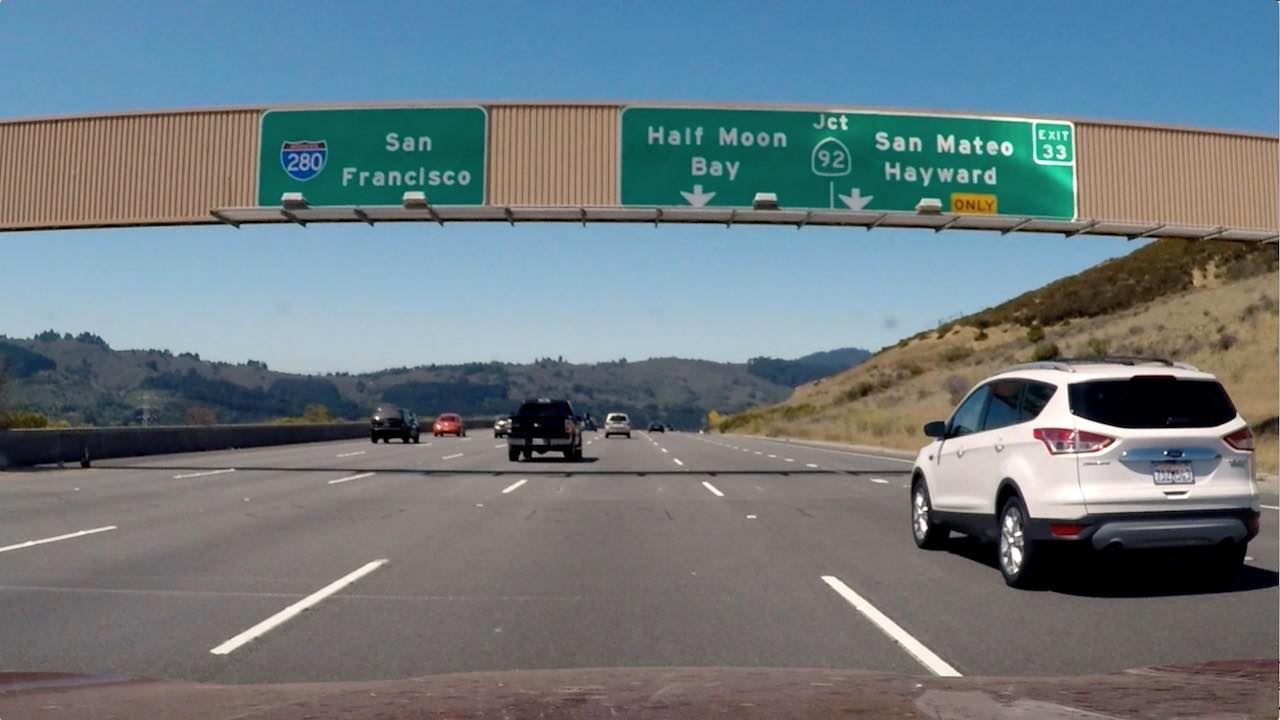
#> input picture signs_vehicles_xygrad.png, 1280 x 720 px
$ jupyter execute Task24.ipynb   (shell and % lines are left out)   (older library calls are emulated)
#> lines starting #> are read from the running program, lines starting #| are printed output that depends on the picture; after the words box and inside, x2 and y2 are one past the last pixel; in counts of white or black regions, pixels touching at a corner belong together
[cell 1]
import numpy as np
import cv2
import matplotlib.pyplot as plt
import matplotlib.image as mpimg
import pickle

[cell 2]
# Define a function that applies Sobel x and y,
# then computes the direction of the gradient
# and applies a threshold.
def dir_threshold(img, sobel_kernel=3, thresh=(0, np.pi/2)):

    # Apply the following steps to img
    # 2) Take the gradient in x and y separately
    sb_x = cv2.Sobel(img, cv2.CV_64F, 1, 0, ksize=sobel_kernel)
    sb_y = cv2.Sobel(img, cv2.CV_64F, 0, 1, ksize=sobel_kernel)
    # 3) Take the absolute value of the x and y gradients
    sb_x = np.absolute(sb_x)
    sb_y = np.absolute(sb_y)
    # 4) Use np.arctan2(abs_sobely, abs_sobelx) to calculate the direction of the gradient
    grads = np.arctan2(sb_y, sb_x)
    # 5) Create a binary mask where direction thresholds are met
    mask = np.zeros_like(grads)
    mask[ (grads >= thresh[0]) & (grads < thresh[1])] = 1
    # 6) Return this mask as your binary_output image
    return mask


# Define a function that applies Sobel x and y,
# then computes the magnitude of the gradient
# and applies a threshold
def mag_thresh(img, sobel_kernel=3, mag_thresh=(0, 255)):

    # Apply the following steps to img
    # 2) Take the gradient in x and y separately
    sb_x = cv2.Sobel(img, cv2.CV_64F, 1, 0, ksize=sobel_kernel)
    sb_y = cv2.Sobel(img, cv2.CV_64F, 0, 1, ksize=sobel_kernel)
    # 3) Calculate the magnitude
    sb_m = np.sqrt( sb_x ** 2 + sb_y ** 2)
    # 4) Scale to 8-bit (0 - 255) and convert to type = np.uint8
    sb_m = np.uint8( sb_m / np.max(sb_m) * 255 )
    # 5) Create a binary mask where mag thresholds are met
    mask = np.zeros_like(sb_m)

    mask[ (sb_m >= mag_thresh[0]) & (sb_m < mag_thresh[1]) ] = 1
    # 6) Return this mask as your binary_output image
    return mask

def abs_sobel_thresh(img, orient='x', sobel_kernel=3, thresh=(0, 255)):

    # Apply the following steps to img
    # 2) Take the derivative in x or y given orient = 'x' or 'y'
    if orient == 'x':
        sobeled = cv2.Sobel(img, cv2.CV_64F, 1, 0, ksize=sobel_kernel)
    else:
        sobeled = cv2.Sobel(img, cv2.CV_64F, 0, 1, ksize=sobel_kernel)

    # 3) Take the absolute value of the derivative or gradient
    sobeled = np.absolute(sobeled)

    # 4) Scale to 8-bit (0 - 255) then convert to type = np.uint8
    sobeled = np.uint8(sobeled / np.max(sobeled) * 255.0)

    # 5) Create a mask of 1's where the scaled gradient magnitude
            # is > thresh_min and < thresh_max
    mask = np.zeros_like(sobeled)
    mask[(sobeled > thresh[0]) &
         (sobeled < thresh[1])] = 1

    return mask

[cell 3]
# Read in an image
image = mpimg.imread('signs_vehicles_xygrad.png')
#> image is the input picture: shape (720, 1280, 3) float32; mean R, G, B 0.428, 0.477, 0.5

gray  = cv2.cvtColor(image, cv2.COLOR_RGB2GRAY)
hls   = cv2.cvtColor(image, cv2.COLOR_RGB2HLS)
#> hls: shape (720, 1280, 3) float32; mean of channels 0, 1, 2 120.3, 0.5, 0.3

img_h   = hls[:, :, 0]
img_l   = hls[:, :, 1]
img_s   = hls[:, :, 2] * 255.0

t_s = np.zeros_like(img_s)
t_s[(img_s > 90) & (img_s <= 255)] = 1

t_h = np.zeros_like(img_h)
t_h[(img_h > 15) & (img_h < 100)] = 1

# img_r = image[:, :, 0]
# img_g = image[:, :, 1]
# img_b = image[:, :, 2]

ksize = 5

# threshold function
def combined_threshold(image):

    gradx = abs_sobel_thresh(image, orient='x', sobel_kernel=ksize, thresh=(10, 255))
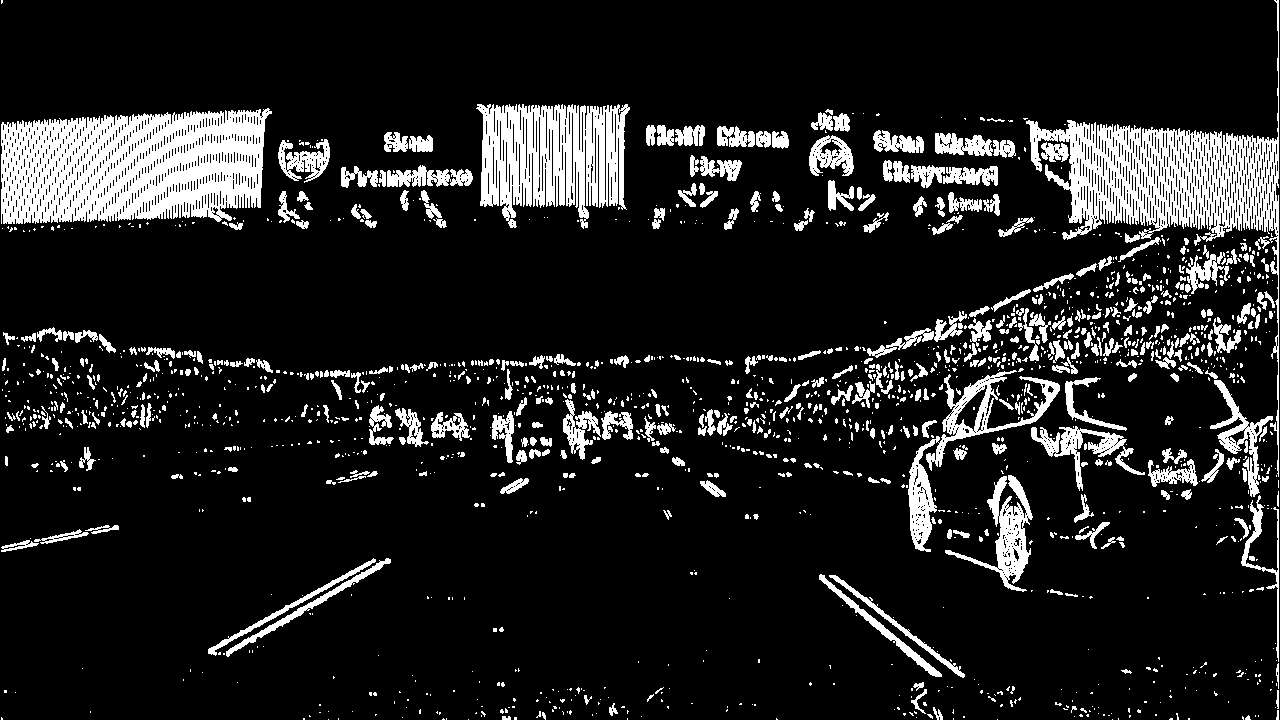
#> gradx: shape (720, 1280); values 0 (black) and 1 (white), 12.9% white; 1776 white regions (1338 under 20 px), largest, box (x1, y1, x2, y2) and area: (1, 108, 272, 224) 23653, (1026, 0, 1279, 477) 18062, (476, 104, 630, 229) 12199
    grady = abs_sobel_thresh(image, orient='y', sobel_kernel=ksize, thresh=(35, 100))
#> call 2 of abs_sobel_thresh, with orient = 'y', sobel_kernel = 5, thresh = (35, 100)
#> in abs_sobel_thresh (call 2), `sobeled = cv2.Sobel(img, cv2.CV_64F, 0, 1, ksize=sobel_kernel)`:
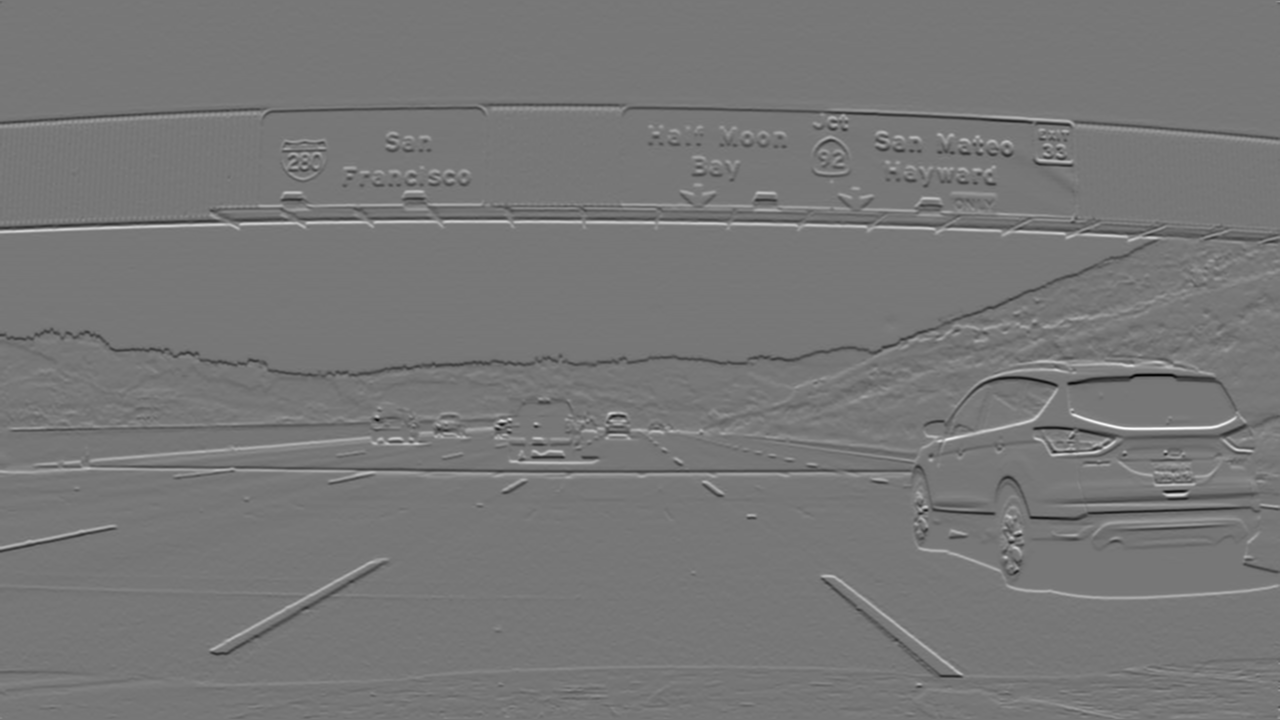
#> sobeled: shape (720, 1280) float64; min -39.01, max 44.23, mean 0; drawn with min black and max white
#> grady: shape (720, 1280); values 0 (black) and 1 (white), 5.4% white; 1001 white regions (666 under 20 px), largest, box (x1, y1, x2, y2) and area: (0, 465, 837, 485) 4385, (747, 239, 1158, 362) 1509, (90, 436, 428, 462) 1153
    mag_binary = mag_thresh(image, sobel_kernel=13, mag_thresh=(20, 255))
#> mag_binary: shape (720, 1280); values 0 (black) and 1 (white), 17.9% white; 636 white regions (424 under 20 px), largest, box (x1, y1, x2, y2) and area: (0, 101, 1280, 601) 123318, (1031, 515, 1249, 551) 3168, (207, 556, 391, 658) 2947
    dir_binary = dir_threshold(image, sobel_kernel=7, thresh=(0.7, 1.3))
#> in dir_threshold, `grads = np.arctan2(sb_y, sb_x)`:
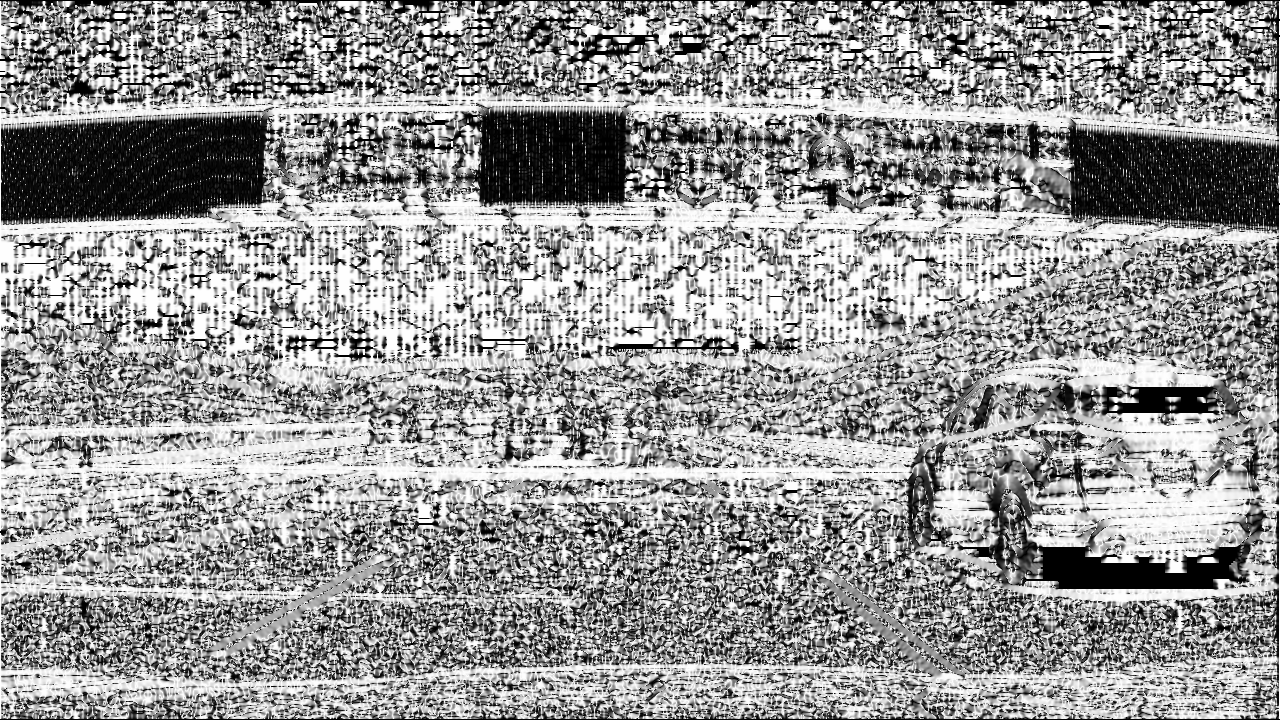
#> grads: shape (720, 1280) float64; min 0, max 1.57, mean 0.935; drawn with min black and max white
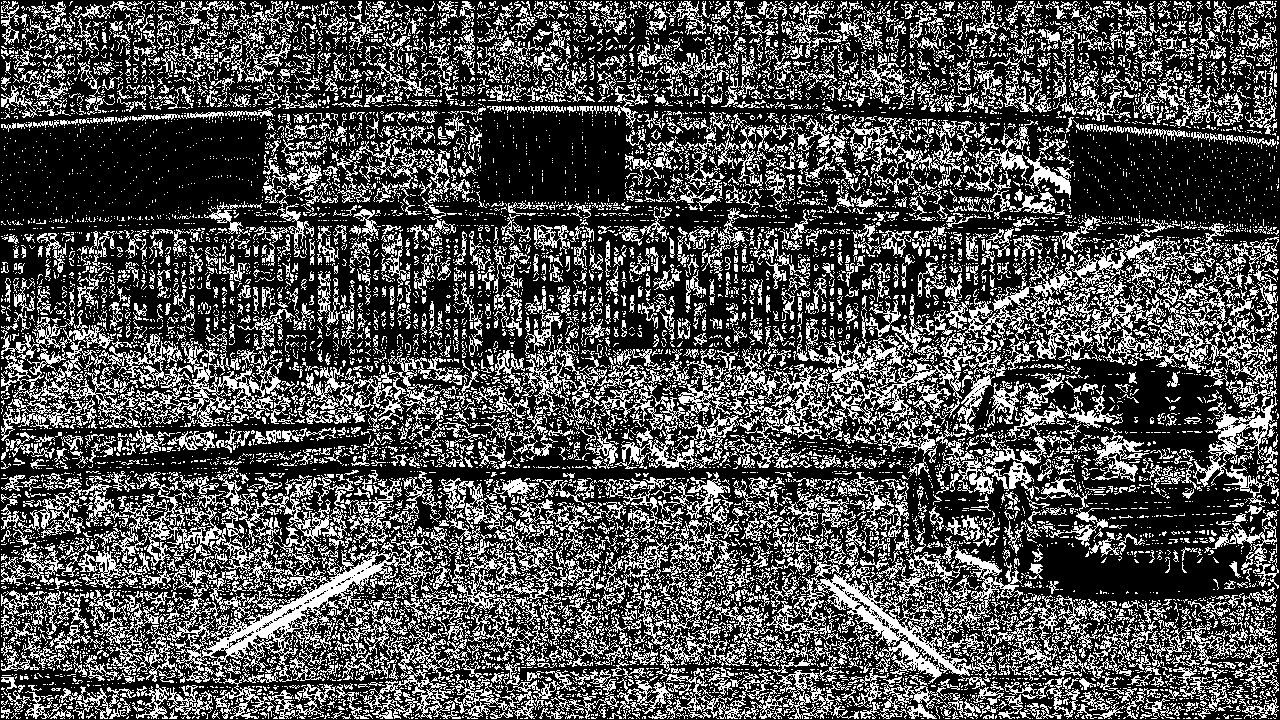
#> dir_binary: shape (720, 1280) float64; values 0 (black) and 1 (white), 31.5% white in thin lines or dots

    combined = np.zeros_like(dir_binary)
    combined[
        (gradx == 1) &
        (grady == 1) &
        (mag_binary == 1) &
        (dir_binary == 1) ] = 1
    return combined


t_gr = combined_threshold(gray)
#> t_gr: shape (720, 1280) float64; values 0 (black) and 1 (white), 1.5% white in thin lines or dots, all inside (x1, y1, x2, y2) = (1, 105, 1279, 718)
# t_r  = combined_threshold(img_r)
# t_g  = combined_threshold(img_g)
# t_b  = combined_threshold(img_b)

# Plot the result
f, (ax1, ax2, axr, axg) = plt.subplots(4, 1, figsize=(30, 90))
f.tight_layout()

# 1. Original image
ax1.imshow(image)
ax1.set_title('Original Image', fontsize=21)

ax2.imshow(img_s, cmap='gray')
ax2.set_title('Saturation Channel', fontsize=21)
# [17 lines of commented-out code are left out]
axr.imshow(t_s, cmap='gray')
axr.set_title("Color Threshold on Saturation", fontsize=21)

axg.imshow(t_h, cmap='gray')
axg.set_title("Color Threshold on Hue", fontsize=21)

plt.subplots_adjust(left=0., right=1, top=0.9, bottom=0.)
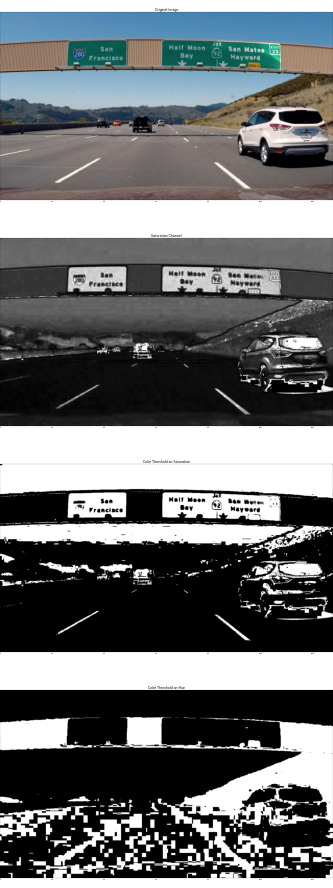
#> figure drawn by matplotlib, 4 panels

$ run again, with color-shadow-example.jpg saved as signs_vehicles_xygrad.png
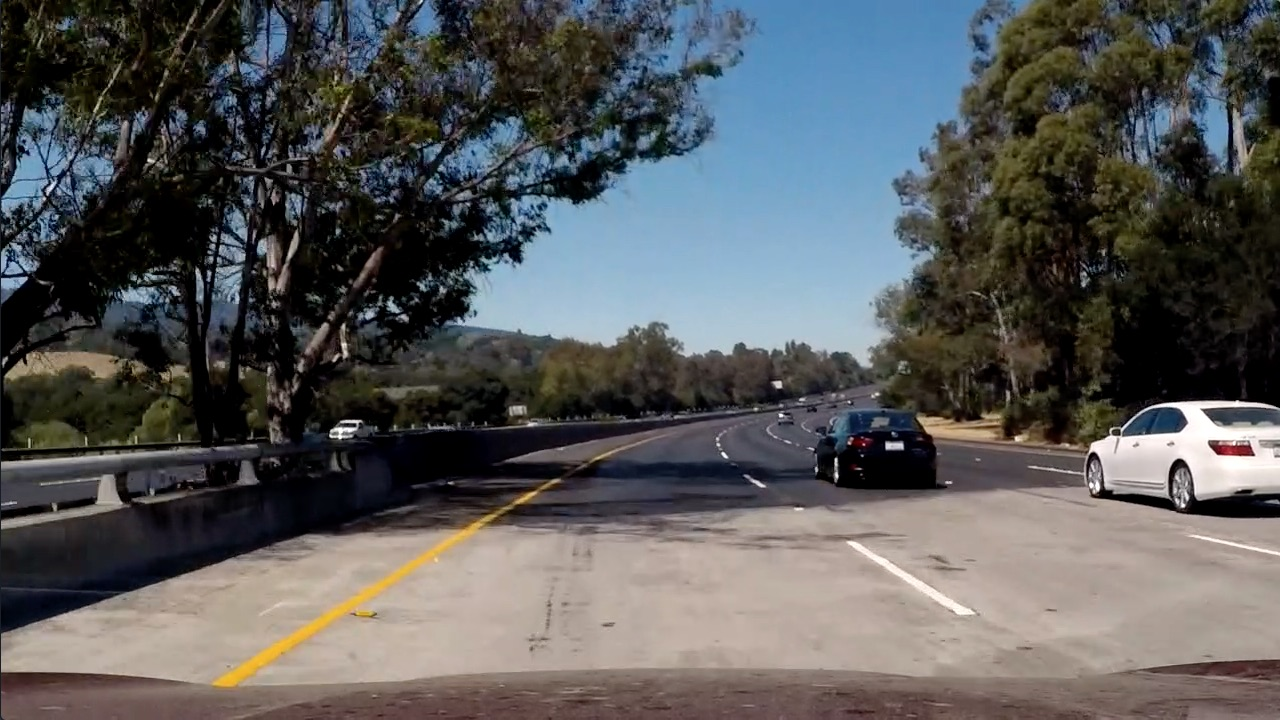
#> input picture color-shadow-example.jpg, 1280 x 720 px
#> image is the input picture: shape (720, 1280, 3) float32; mean R, G, B 0.347, 0.35, 0.352
#> hls: shape (720, 1280, 3) float32; mean of channels 0, 1, 2 110.9, 0.3, 0.3
#> in combined_threshold, `gradx = abs_sobel_thresh(image, orient='x', sobel_kernel=ksize, thresh..`:
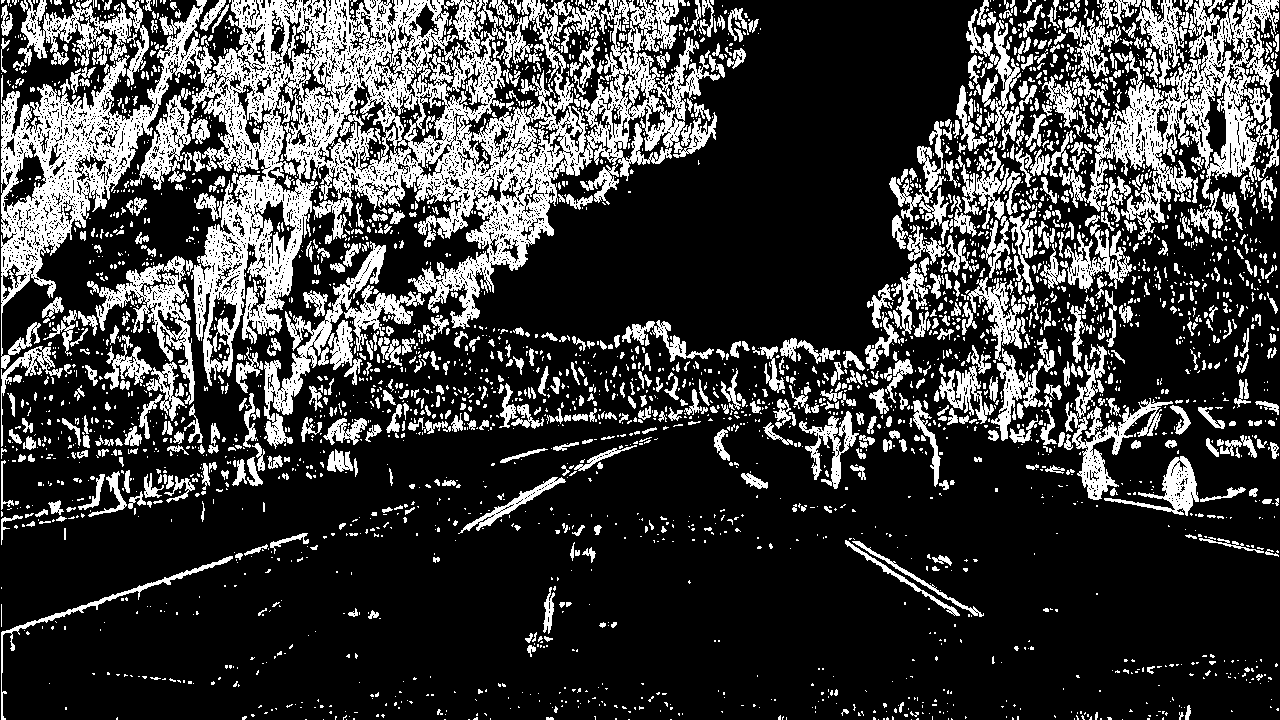
#> gradx: shape (720, 1280); values 0 (black) and 1 (white), 24.1% white; 3520 white regions (2729 under 20 px), largest, box (x1, y1, x2, y2) and area: (1, 0, 720, 386) 89260, (1059, 0, 1279, 240) 15650, (264, 241, 425, 449) 5780
#> grady: shape (720, 1280); values 0 (black) and 1 (white), 6.4% white in thin lines or dots
#> mag_binary: shape (720, 1280); values 0 (black) and 1 (white), 30.6% white; 1020 white regions (629 under 20 px), largest, box (x1, y1, x2, y2) and area: (0, 0, 1280, 532) 196317, (1036, 0, 1280, 291) 20216, (0, 472, 947, 690) 16798
#> dir_binary: shape (720, 1280) float64; values 0 (black) and 1 (white), 35.5% white in thin lines or dots
#> t_gr: shape (720, 1280) float64; values 0 (black) and 1 (white), 2.4% white in thin lines or dots
#> `[cell 3] # Read in an image image = mpimg.imread('signs_vehicles_xygra..`:
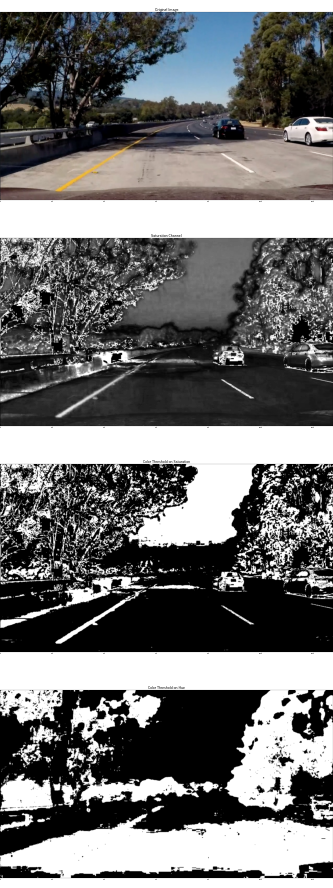
#> figure drawn by matplotlib, 4 panels
